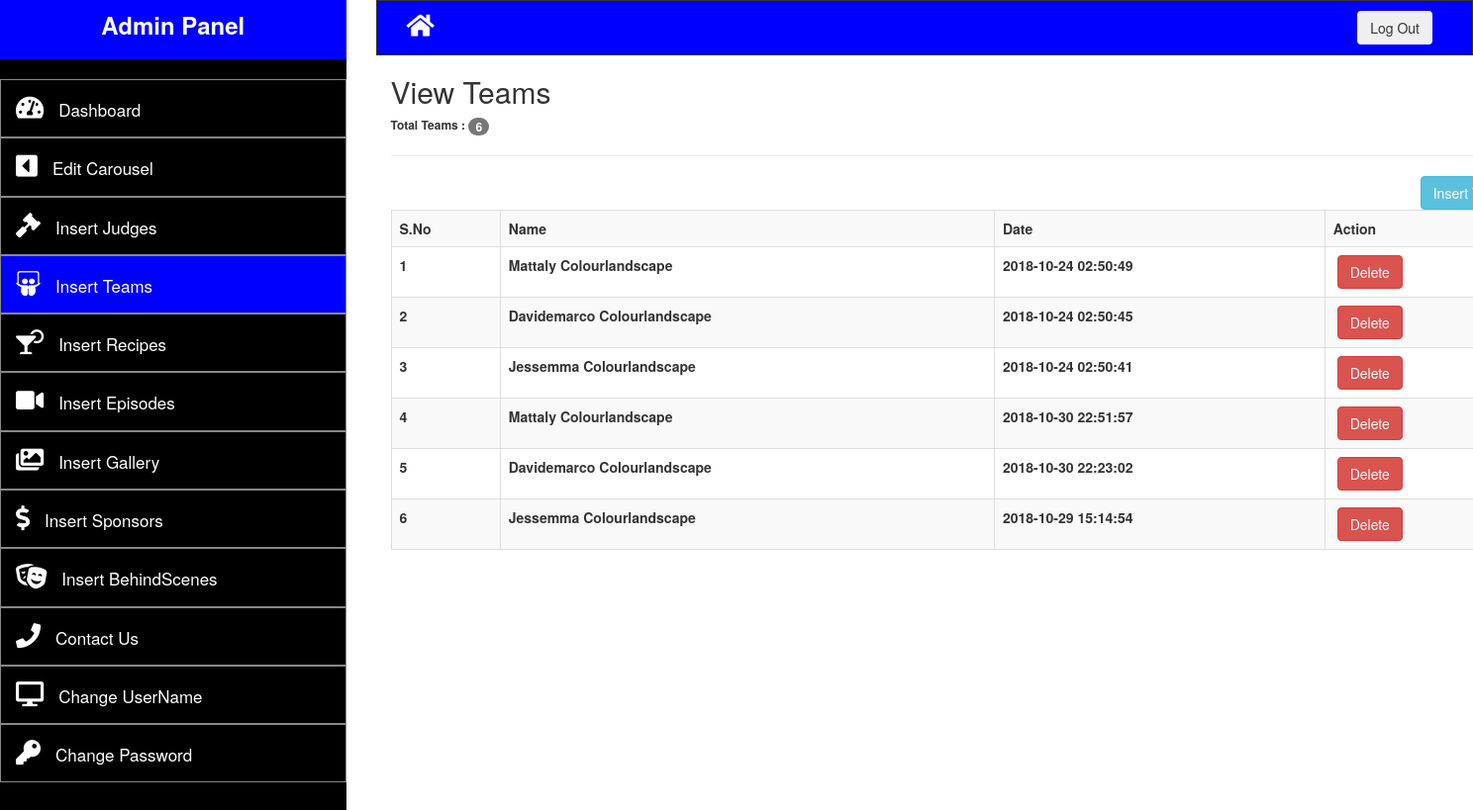
The page /admin/viewTeam.php (signed in) on the database its author committed.
### tables this page shows
CREATE TABLE `teams` (
  `id` int(10) NOT NULL,
  `name` text NOT NULL,
  `img` text NOT NULL,
  `msg` text NOT NULL,
  `date` timestamp NOT NULL DEFAULT CURRENT_TIMESTAMP ON UPDATE CURRENT_TIMESTAMP,
  `vote` int(100) NOT NULL
);

### admin/viewTeam.php (the view, shortened to what this page needs)
<?php
	require 'config/db.php';
	if(!isset($_SESSION['user'])){
		header("location:login.php");
	}else{
?>
<!DOCTYPE html>
<html>
<head>
		<link rel="stylesheet" href="https://maxcdn.bootstrapcdn.com/bootstrap/3.3.7/css/bootstrap.min.css">
		<link href="adminAssets\style.css" rel="stylesheet">
		<link 	rel="stylesheet"
				href="https://use.fontawesome.com/releases/v5.2.0/css/all.css"
>
</head>
<body>
	<div class="row">
		<div class="col-md-3">
			<div class="heading">
				<h3 style="text-align: center; font-weight: bold; color: white; line-height: 50px">Admin Panel</h3>
				<div class="pro">
				</div>
				<div class="menu">
					<ul>
						<li><a href="indexAdmin.php"><i class="fas fa-tachometer-alt" style="color: white; font-size: 25px; margin-right: 15px;"></i>Dashboard</a></li>
						<li><a href="viewCarousel.php"><i class="fas fa-caret-square-left" style="color: white; font-size: 25px; margin-right: 15px;"></i>Edit Carousel</a></li>
						<li><a href="viewJudges.php"><i class="fas fa-gavel" style="color: white; font-size: 25px; margin-right: 15px;"></i>Insert Judges</a></li>
						<li class="active disabled"><a href="viewTeam.php"><i class="fab fa-slideshare" style="color: white; font-size: 25px; margin-right: 15px;"></i>Insert Teams</a></li>
						<li><a href="viewRecipes.php"><i class="fas fa-cocktail" style="color: white; font-size: 25px; margin-right: 15px;"></i>Insert Recipes</a></li>
						<li><a href="viewMedia.php"><i class="fas fa-video" style="color: white; font-size: 25px; margin-right: 15px;"></i>Insert Episodes</a></li>
						<li><a href="viewGallery.php"><i class="fas fa-images" style="color: white; font-size: 25px; margin-right: 15px;"></i>Insert Gallery</a></li>
						<li><a href="viewSponsors.php"><i class="fas fa-dollar-sign" style="color: white; font-size: 25px; margin-right: 15px;"></i>Insert Sponsors</a></li>
						<li><a href="viewBehindScenes.php"><i class="fas fa-theater-masks" style="color: white; font-size: 25px; margin-right: 15px;"></i>Insert BehindScenes</a></li>
						<li><a href="viewContactUs.php"><i class="fa fa-phone" style="color: white; font-size: 25px; margin-right: 15px;"></i>Contact Us</a></li>
						<li><a href="changeUser.php"><i class="fas fa-desktop" style="color: white; font-size: 25px; margin-right: 15px;"></i>Change UserName</a></li>
						<li><a href="changePass.php"><i class="fas fa-key" style="color: white; font-size: 25px; margin-right: 15px;"></i>Change Password</a></li>
					</ul>
				</div>
			</div>
		</div>
		<div class="col-md-9">
			<div class="container-fluid" style="background: blue; border: 1px solid;">
				<div class="col-md-6">
					<a href="../index.php"><i class="fas fa-home" style="color: white; font-size: 25px; margin-right: 15px; padding-top: 12px;"></i></a>
				</div>
				<div class="col-md-6">
					<form action="logout.php">
						<button class= "btn btn-purple" style="float: right; margin: 10px">Log Out</button>
					</form>
				</div>
			</div>
			<div class="container" style="background: #FFF;">
			<?php
			$judge_query = "SELECT * FROM teams
									ORDER BY id DESC";
			$connect_judge_query = mysqli_query($conn, $judge_query);
			$count_rows = mysqli_num_rows($connect_judge_query);
			$number_of_items = 1;
			?>
				<h2>View Teams</h2>
				<h6 style="font-weight: bold">Total Teams : <span class="badge"><?php echo $count_rows; ?></span></h6>
				<hr>
				<a href="insertTeam.php" class="btn btn-info" style="float:right">Insert Team</a>
					<table class="table table-hover table-striped table-bordered">
						<tr>
							<th>S.No</th>
							<th>Name</th>
							<th>Date</th>
							<th>Action</th>
						</tr>
			<?php
			if($count_rows > 0){
				while($get_each_row = mysqli_fetch_array($connect_judge_query)){
					$id_of_judge = $get_each_row['id'];
					$name_of_judge = $get_each_row['name'];
					$date_judge = $get_each_row['date'];
			?>
						<tr>
							<th><?php echo $number_of_items++; ?></th>
							<th><?php echo $name_of_judge; ?></th>
							<th><?php echo $date_judge; ?></th>
							<th>&nbsp;<a href="deleteTeam.php?id=<?php echo $id_of_judge; ?>" class="btn btn-danger">Delete</a></th>
						</tr>
			<?php
				}
			}
			?>
					</table>
				</div>
			</div>
		</div>
</body>
</html>
<?php } ?>

### admin/adminAssets/style.css (style rules this page uses)
.active { background: blue; }
.heading { background: blue; height: 60px; margin-top: -20px; }
.pro { background: black; padding: 10px; }
.menu { background: black; height: 800px; }
.menu >ul>li { border: 1px solid #888; margin-left: -40px; padding: 15px; }
.menu >ul>li>a { color: white; font-size: 17px; }
.btn-purple { background: #d03cf; }

### rows shown on the page
teams: name "Mattaly Colourlandscape", date "2018-10-24 02:50:49"
teams: name "Davidemarco Colourlandscape", date "2018-10-24 02:50:45"
teams: name "Jessemma Colourlandscape", date "2018-10-24 02:50:41"
teams: name "Mattaly Colourlandscape", date "2018-10-30 22:51:57"
teams: name "Davidemarco Colourlandscape", date "2018-10-30 22:23:02"
teams: name "Jessemma Colourlandscape", date "2018-10-29 15:14:54"

### other values the page prints
$count_rows "6"
